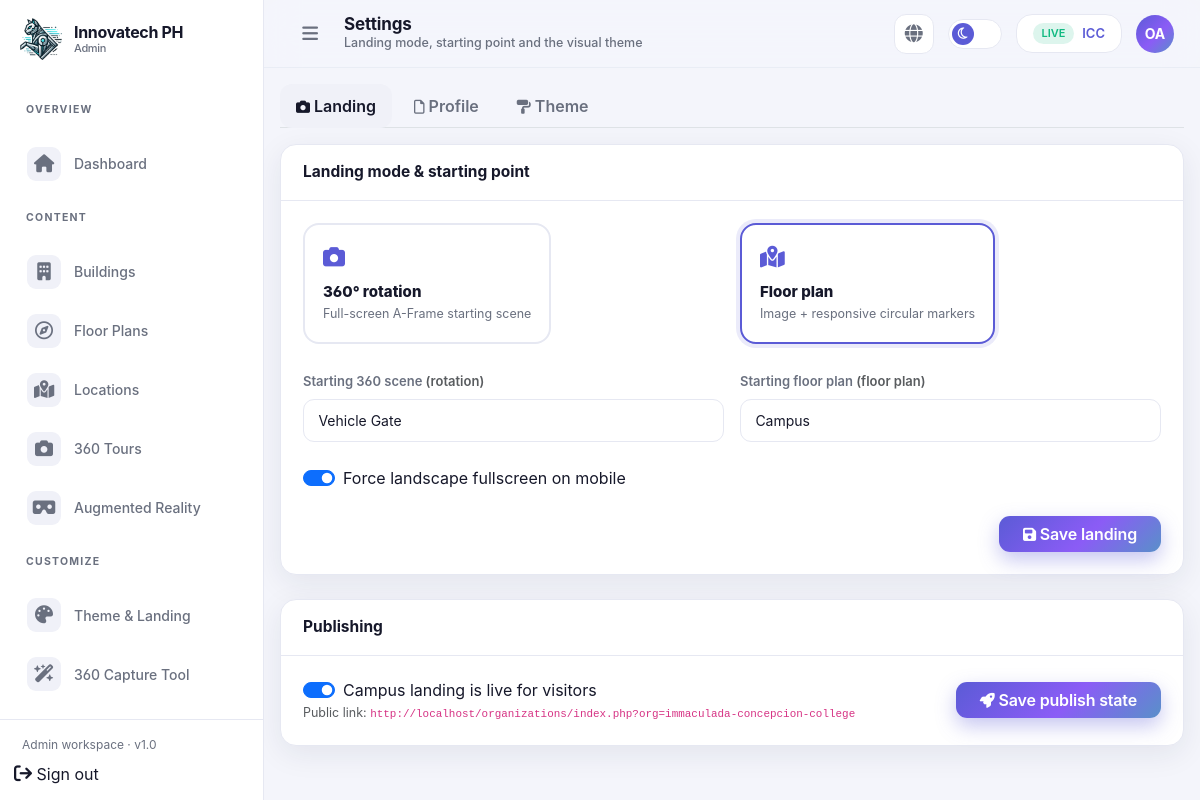
/admin/institution/settings.php (signed in), run on the app's committed database.
### tables this page shows
CREATE TABLE `platform_settings` (
  `id` tinyint UNSIGNED NOT NULL,
  `product_name` varchar(191) NOT NULL DEFAULT 'AI-Assisted AR 360° Virtual Campus Navigation',
  `company_name` varchar(191) NOT NULL DEFAULT 'Innovatech PH',
  `logo_path` varchar(255) DEFAULT NULL,
  `hero_image_path` varchar(255) DEFAULT NULL,
  `landing_html` mediumtext,
  `contact_email` varchar(191) DEFAULT NULL,
  `smtp_host` varchar(191) DEFAULT NULL,
  `smtp_port` smallint UNSIGNED DEFAULT '587',
  `smtp_username` varchar(191) DEFAULT NULL,
  `smtp_password_enc` varchar(255) DEFAULT NULL,
  `smtp_from_name` varchar(128) DEFAULT NULL,
  `smtp_from_email` varchar(191) DEFAULT NULL,
  `institution_folder_root` varchar(255) NOT NULL DEFAULT 'storage/institutions',
  `template_pack_path` varchar(255) NOT NULL DEFAULT 'storage/templates/org_pack',
  `updated_by` int UNSIGNED DEFAULT NULL,
  `updated_at` datetime NOT NULL DEFAULT CURRENT_TIMESTAMP ON UPDATE CURRENT_TIMESTAMP
);

CREATE TABLE `institutions` (
  `id` int UNSIGNED NOT NULL,
  `slug` varchar(80) NOT NULL,
  `name` varchar(191) NOT NULL,
  `short_name` varchar(64) DEFAULT NULL,
  `institution_type` enum('school','college','university','other') NOT NULL DEFAULT 'school',
  `description` text,
  `logo_path` varchar(255) DEFAULT NULL,
  `cover_image_path` varchar(255) DEFAULT NULL,
  `address` varchar(255) DEFAULT NULL,
  `city` varchar(80) DEFAULT NULL,
  `province` varchar(80) DEFAULT NULL,
  `country` varchar(80) NOT NULL DEFAULT 'Philippines',
  `latitude` decimal(10,7) DEFAULT NULL,
  `longitude` decimal(10,7) DEFAULT NULL,
  `website_url` varchar(255) DEFAULT NULL,
  `contact_email` varchar(191) DEFAULT NULL,
  `contact_phone` varchar(32) DEFAULT NULL,
  `folder_path` varchar(255) NOT NULL COMMENT 'Generated project dir e.g. storage/institutions/immaculada',
  `landing_mode` enum('360_rotation','floor_plan') NOT NULL DEFAULT '360_rotation',
  `starting_scene_id` int UNSIGNED DEFAULT NULL,
  `starting_floor_plan_id` int UNSIGNED DEFAULT NULL,
  `require_landscape_mobile` tinyint(1) NOT NULL DEFAULT '1' COMMENT 'AR/360 landing locked landscape fullscreen on mobile',
  `is_published` tinyint(1) NOT NULL DEFAULT '0',
  `is_active` tinyint(1) NOT NULL DEFAULT '1',
  `created_by` int UNSIGNED DEFAULT NULL COMMENT 'owner user',
  `created_at` datetime NOT NULL DEFAULT CURRENT_TIMESTAMP,
  `updated_at` datetime NOT NULL DEFAULT CURRENT_TIMESTAMP ON UPDATE CURRENT_TIMESTAMP,
  `deleted_at` datetime DEFAULT NULL
);

CREATE TABLE `tour_scenes` (
  `id` int UNSIGNED NOT NULL,
  `institution_id` int UNSIGNED NOT NULL,
  `building_id` int UNSIGNED DEFAULT NULL,
  `room_id` int UNSIGNED DEFAULT NULL,
  `campus_area_id` int UNSIGNED DEFAULT NULL,
  `facility_id` int UNSIGNED DEFAULT NULL,
  `title` varchar(191) NOT NULL,
  `slug` varchar(80) NOT NULL,
  `description` text,
  `ai_description` text,
  `featured_image_path` varchar(255) DEFAULT NULL,
  `ar_mind_path` varchar(255) DEFAULT NULL,
  `equirect_path` varchar(255) DEFAULT NULL COMMENT 'Stitched 360 panorama',
  `initial_yaw` decimal(8,3) NOT NULL DEFAULT '0.000',
  `initial_pitch` decimal(8,3) NOT NULL DEFAULT '0.000',
  `is_landing_start` tinyint(1) NOT NULL DEFAULT '0' COMMENT 'If landing_mode=360_rotation, one scene should be start',
  `sort_order` int NOT NULL DEFAULT '0',
  `created_by` int UNSIGNED DEFAULT NULL,
  `created_at` datetime NOT NULL DEFAULT CURRENT_TIMESTAMP,
  `updated_at` datetime NOT NULL DEFAULT CURRENT_TIMESTAMP ON UPDATE CURRENT_TIMESTAMP,
  `deleted_at` datetime DEFAULT NULL
);

CREATE TABLE `floor_plans` (
  `id` int UNSIGNED NOT NULL,
  `institution_id` int UNSIGNED NOT NULL,
  `building_id` int UNSIGNED DEFAULT NULL,
  `floor_level` varchar(32) DEFAULT NULL,
  `title` varchar(191) NOT NULL,
  `image_path` varchar(255) NOT NULL,
  `ar_mind_path` varchar(255) DEFAULT NULL,
  `original_width` int UNSIGNED NOT NULL COMMENT 'Intrinsic px width; lock aspect',
  `original_height` int UNSIGNED NOT NULL COMMENT 'Intrinsic px height; lock aspect',
  `aspect_ratio` decimal(10,6) NOT NULL COMMENT 'width / height',
  `object_fit` enum('contain','cover') NOT NULL DEFAULT 'contain',
  `north_angle` decimal(6,2) NOT NULL DEFAULT '0.00',
  `min_display_width` int UNSIGNED NOT NULL DEFAULT '320',
  `is_campus_landing` tinyint(1) NOT NULL DEFAULT '0' COMMENT 'If landing_mode=floor_plan',
  `created_by` int UNSIGNED DEFAULT NULL,
  `created_at` datetime NOT NULL DEFAULT CURRENT_TIMESTAMP,
  `updated_at` datetime NOT NULL DEFAULT CURRENT_TIMESTAMP ON UPDATE CURRENT_TIMESTAMP,
  `deleted_at` datetime DEFAULT NULL
);

### admin/institution/settings.php (the view, shortened to what the rows shown need)
<?php
require_once __DIR__ . '/../../includes/auth.php';
$pageTitle = 'Settings';
$bodyClass = 'page-settings';
require_once __DIR__ . '/../layout/header.php';
$inst = resolve_active_institution();
$iid = (int) $inst['id'];
$inst = crud()->get('institutions', $iid);
$scenes = crud()->select('tour_scenes', 'id, title', ['institution_id' => $iid, 'deleted_at' => ['IS', null]], 'ORDER BY title');
$plans = crud()->select('floor_plans', 'id, title', ['institution_id' => $iid], 'ORDER BY title');
?>
<div class="tab-content">
  <div class="tab-pane fade show active" id="tab-landing" role="tabpanel">
    <form method="post" class="ia-card">
      <div class="card-body d-grid gap-4">
        <div class="row g-3">
          <div class="col-md-6">
            <label class="form-label fw-semibold">Starting 360 scene <span class="text-muted">(rotation)</span></label>
            <select class="form-select" name="starting_scene_id">
              <?php foreach ($scenes as $s): ?>
                <option value="<?= (int) $s['id'] ?>" <?= (int) ($inst['starting_scene_id'] ?? 0) === (int) $s['id'] ? 'selected' : '' ?>><?= h($s['title']) ?></option>
              <?php endforeach; ?>
            </select>
          </div>
          <div class="col-md-6">
            <label class="form-label fw-semibold">Starting floor plan <span class="text-muted">(floor plan)</span></label>
            <select class="form-select" name="starting_floor_plan_id">
              <?php foreach ($plans as $fp): ?>
                <option value="<?= (int) $fp['id'] ?>" <?= (int) ($inst['starting_floor_plan_id'] ?? 0) === (int) $fp['id'] ? 'selected' : '' ?>><?= h($fp['title']) ?></option>
              <?php endforeach; ?>
            </select>
          </div>
        </div>
        <div class="form-check form-switch">
          <input class="form-check-input" type="checkbox" name="require_landscape_mobile" id="ls-mobile" <?= (int) ($inst['require_landscape_mobile'] ?? 1) === 1 ? 'checked' : '' ?>>
          <label class="form-check-label" for="ls-mobile">Force landscape fullscreen on mobile</label>
        </div>
      </div>
    </form>
    <form method="post" class="ia-card mt-4">
      <div class="card-body d-flex align-items-center justify-content-between gap-3">
        <div>
          <div class="form-check form-switch">
            <input class="form-check-input" type="checkbox" name="is_published" id="pub" <?= (int) ($inst['is_published'] ?? 0) === 1 ? 'checked' : '' ?>>
            <label class="form-check-label" for="pub">Campus landing is live for visitors</label>
          </div>
          <p class="text-muted mb-0 fs-125">Public link: <code><?= h(org_url($inst['slug'], '')) ?></code></p>
        </div>
      </div>
    </form>
  </div>
</div>
<link rel="stylesheet" href="<?= url('assets/css/leaflet.min.css') ?>">
<?php require __DIR__ . '/../layout/footer.php'; ?>

### admin/layout/header.php (shortened to what the rows shown need)
<?php
require_once __DIR__ . '/../../includes/auth.php';
$role = current_role() ?? 'user';
$roleHome = match ($role) {
  'owner' => 'admin/owner/dashboard',
  'system_admin', 'system_staff' => 'admin/system/dashboard',
  'admin' => 'admin/institution/dashboard',
  'staff' => 'admin/staff/dashboard',
  default => 'admin/index',
};
$platform_settings = crud()->get('platform_settings', 1) ?? [];
$brandLogoUrl = !empty($platform_settings['logo_path']) ? url($platform_settings['logo_path']) : url('assets/logo2.webp');
?>
<!DOCTYPE html>
<html lang="en" data-bs-theme="dark">
<head>
  <link href="<?= url('assets/css/inter-font.css') ?>" rel="stylesheet">
  <link href="<?= url('assets/css/bootstrap.min.css') ?>" rel="stylesheet">
  <link href="<?= url('assets/css/simple-datatables.min.css') ?>" rel="stylesheet">
  <link rel="stylesheet" href="<?= url('assets/css/font-awesome.min.css') ?>">
  <link rel="stylesheet" href="<?= url('admin/assets/css/dashboard.css') ?>">
</head>
<body class="<?= h(trim((string) ($bodyClass ?? ''))) ?>">
  <div class="ia-shell" id="ia-shell">
    <aside class="ia-sidebar">
      <div class="brand">
        <a class="brand-logo" href="<?= url($roleHome) ?>">
          <img src="<?= h($brandLogoUrl) ?>" alt="Innovatech PH">
        </a>
      </div>
    </aside>
    <header class="ia-topbar">
      <div class="flex-grow-1">
        <h1 class="page-title"><?= h($pageTitle ?? 'Dashboard') ?></h1>
      </div>
    </header>
    <main class="ia-main">

### data on the page
platform_settings: logo_path (picture)
institutions: starting_scene_id "Vehicle Gate", starting_floor_plan_id "Campus", require_landscape_mobile "☑", is_published "☑", slug "http://localhost/organizations/index.php?org=immaculada-concepcion-college"

### other printed values
APP_NAME "Innovatech PH"
$roleLabel "Admin"
$group['title'] "OVERVIEW"
$text "Dashboard"
$group['title'] "CONTENT"
$text "Buildings"
$text "Floor Plans"
$text "Locations"
$text "360 Tours"
$text "Augmented Reality"
$group['title'] "CUSTOMIZE"
$text "Theme & Landing"
$text "360 Capture Tool"
$pageTitle "Settings"
$pageSub "Landing mode, starting point and the visual theme"
